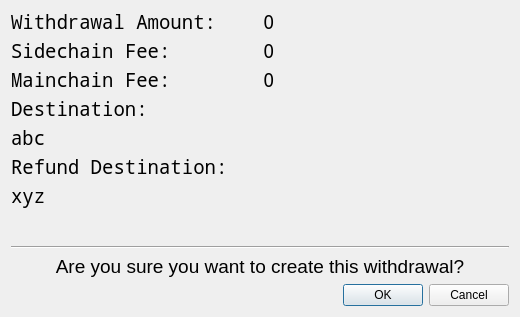
<?xml version="1.0" encoding="UTF-8"?>
<ui version="4.0">
 <class>SidechainWTConfirmationDialog</class>
 <widget class="QDialog" name="SidechainWTConfirmationDialog">
  <property name="geometry">
   <rect>
    <x>0</x>
    <y>0</y>
    <width>520</width>
    <height>317</height>
   </rect>
  </property>
  <property name="windowTitle">
   <string>Confirm Withdrawal</string>
  </property>
  <layout class="QGridLayout" name="gridLayout">
   <item row="9" column="0" colspan="2">
    <widget class="QLabel" name="labelRefundDest">
     <property name="font">
      <font>
       <family>Noto Mono</family>
       <pointsize>14</pointsize>
      </font>
     </property>
     <property name="text">
      <string>xyz</string>
     </property>
    </widget>
   </item>
   <item row="6" column="0" colspan="2">
    <widget class="QLabel" name="label_8">
     <property name="font">
      <font>
       <family>Noto Mono</family>
       <pointsize>14</pointsize>
      </font>
     </property>
     <property name="text">
      <string>Destination:</string>
     </property>
    </widget>
   </item>
   <item row="4" column="1">
    <widget class="QLabel" name="labelMcFee">
     <property name="font">
      <font>
       <family>Noto Mono</family>
       <pointsize>14</pointsize>
      </font>
     </property>
     <property name="text">
      <string>0</string>
     </property>
    </widget>
   </item>
   <item row="0" column="1">
    <widget class="QLabel" name="labelWTAmount">
     <property name="font">
      <font>
       <family>Noto Mono</family>
       <pointsize>14</pointsize>
      </font>
     </property>
     <property name="text">
      <string>0</string>
     </property>
    </widget>
   </item>
   <item row="2" column="1">
    <widget class="QLabel" name="labelFee">
     <property name="font">
      <font>
       <family>Noto Mono</family>
       <pointsize>14</pointsize>
      </font>
     </property>
     <property name="text">
      <string>0</string>
     </property>
    </widget>
   </item>
   <item row="8" column="0" colspan="2">
    <widget class="QLabel" name="label_10">
     <property name="font">
      <font>
       <family>Noto Mono</family>
       <pointsize>14</pointsize>
      </font>
     </property>
     <property name="text">
      <string>Refund Destination:</string>
     </property>
    </widget>
   </item>
   <item row="7" column="0" colspan="2">
    <widget class="QLabel" name="labelDest">
     <property name="font">
      <font>
       <family>Noto Mono</family>
       <pointsize>14</pointsize>
      </font>
     </property>
     <property name="text">
      <string>abc</string>
     </property>
    </widget>
   </item>
   <item row="10" column="0" colspan="2">
    <spacer name="verticalSpacer">
     <property name="orientation">
      <enum>Qt::Vertical</enum>
     </property>
     <property name="sizeHint" stdset="0">
      <size>
       <width>20</width>
       <height>40</height>
      </size>
     </property>
    </spacer>
   </item>
   <item row="4" column="0">
    <widget class="QLabel" name="label_6">
     <property name="font">
      <font>
       <family>Noto Mono</family>
       <pointsize>14</pointsize>
      </font>
     </property>
     <property name="text">
      <string>Mainchain Fee:</string>
     </property>
    </widget>
   </item>
   <item row="13" column="0" colspan="2">
    <widget class="QDialogButtonBox" name="buttonBox">
     <property name="standardButtons">
      <set>QDialogButtonBox::Cancel|QDialogButtonBox::Ok</set>
     </property>
    </widget>
   </item>
   <item row="0" column="0">
    <widget class="QLabel" name="label_2">
     <property name="font">
      <font>
       <family>Noto Mono</family>
       <pointsize>14</pointsize>
      </font>
     </property>
     <property name="text">
      <string>Withdrawal Amount:</string>
     </property>
    </widget>
   </item>
   <item row="2" column="0">
    <widget class="QLabel" name="label_4">
     <property name="font">
      <font>
       <family>Noto Mono</family>
       <pointsize>14</pointsize>
      </font>
     </property>
     <property name="text">
      <string>Sidechain Fee:</string>
     </property>
    </widget>
   </item>
   <item row="12" column="0" colspan="2">
    <widget class="QLabel" name="label">
     <property name="font">
      <font>
       <pointsize>14</pointsize>
      </font>
     </property>
     <property name="text">
      <string>Are you sure you want to create this withdrawal?</string>
     </property>
     <property name="alignment">
      <set>Qt::AlignCenter</set>
     </property>
    </widget>
   </item>
   <item row="11" column="0" colspan="2">
    <widget class="Line" name="line">
     <property name="orientation">
      <enum>Qt::Horizontal</enum>
     </property>
    </widget>
   </item>
  </layout>
 </widget>
 <resources/>
 <connections/>
</ui>
